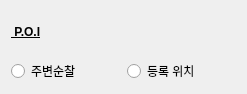
<?xml version="1.0" encoding="UTF-8"?>
<ui version="4.0">
 <class>Form</class>
 <widget class="QWidget" name="Form">
  <property name="geometry">
   <rect>
    <x>0</x>
    <y>0</y>
    <width>247</width>
    <height>94</height>
   </rect>
  </property>
  <property name="windowTitle">
   <string>Form</string>
  </property>
  <layout class="QGridLayout" name="gridLayout">
   <item row="0" column="0">
    <layout class="QVBoxLayout" name="verticalLayout">
     <item>
      <widget class="QLabel" name="label_title_poi">
       <property name="font">
        <font>
         <bold>true</bold>
         <underline>true</underline>
        </font>
       </property>
       <property name="text">
        <string> P.O.I</string>
       </property>
      </widget>
     </item>
     <item>
      <layout class="QHBoxLayout" name="horizontalLayout">
       <item>
        <widget class="QRadioButton" name="radio_around_patrol">
         <property name="text">
          <string>주변순찰</string>
         </property>
        </widget>
       </item>
       <item>
        <widget class="QRadioButton" name="radio_registered_loction">
         <property name="text">
          <string>등록 위치</string>
         </property>
        </widget>
       </item>
      </layout>
     </item>
    </layout>
   </item>
  </layout>
 </widget>
 <resources/>
 <connections/>
</ui>
